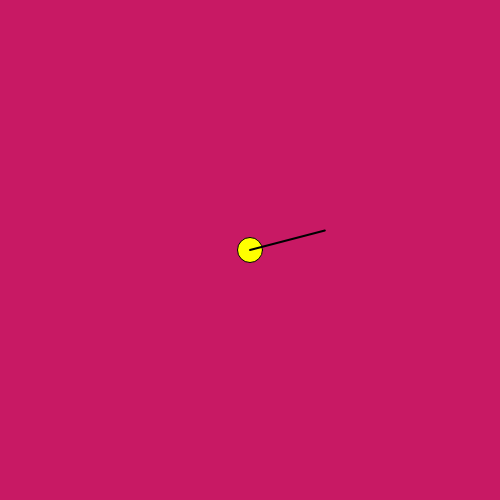
Frame 1 (no input)
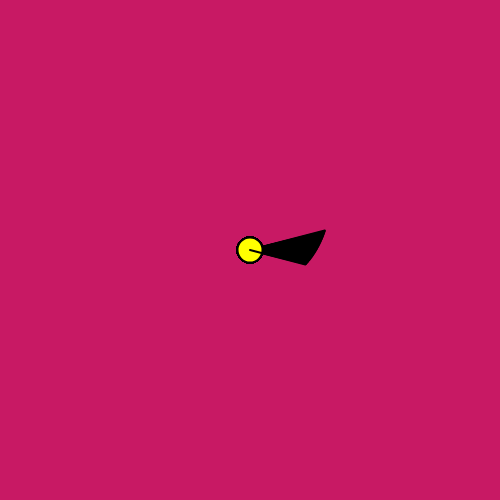
Frame 60 (no input)
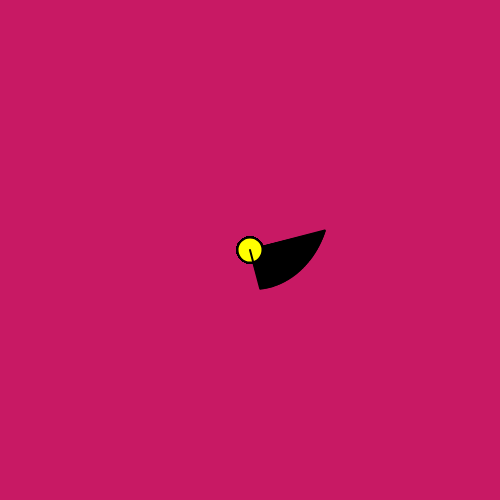
Frame 120 (the mouse pressed at the canvas centre since frame 60)

The p5.js sketch that drew these frames (run headless with seeded random() and noise() and a simulated clock; from frame 60 on, the mouse is pressed at the canvas centre):

// p5.js sketch
// ── sketch.js
let m = 1.0; //mass
let m0 = 1.0; //mass
let G = 1.0e6; //grqvitqtionql constant

//kinematics
let x = 75.0; //mass
let y = 20.0; //stifness
let vx = -1.8 * y; //initial length opf the link
let vy = -1.5 * x; //initial length opf the link
let ax = 0.0;
let ay = 0.0;

let dt = 0.005;

let x0;
let y0;



function setup()
{
    createCanvas(500, 500);
    background(200, 25, 100);

    x0 = 0.5 * width;
    y0 = 0.5 * height;
}

function draw()
{
    // Euler time integration
    x += vx * dt;
    y += vy * dt;
    
    let d = sqrt(x * x + y * y);
    let ux = x / d;
    let uy = y / d;

    let a = (G * m0 * m / (d * d)) / m;
    ax = -a * ux;
    ay = -a * uy;

    vx += ax * dt;
    vy += ay * dt;

    stroke(0);
    fill(255, 255, 0);
    circle(x0, y0, 25)
    strokeWeight(2);
    line(x0, y0, x0 + x, y0 - y);
}
